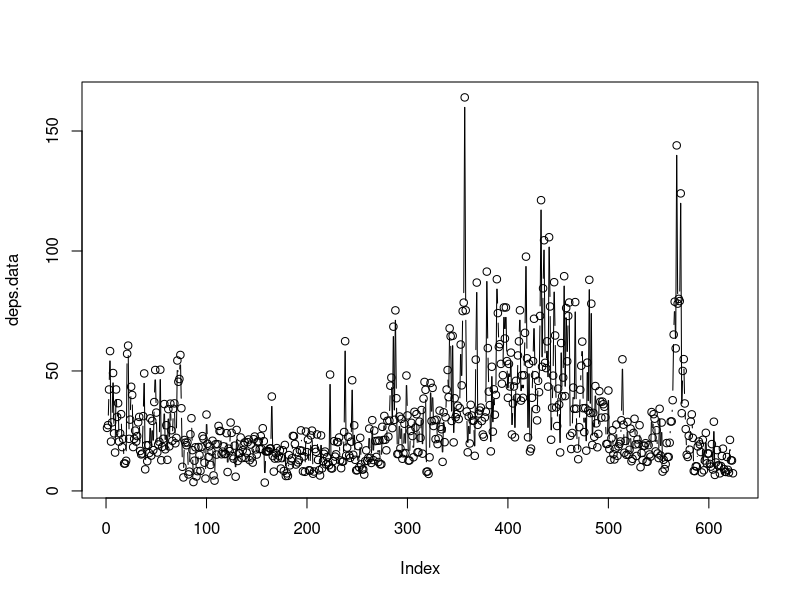
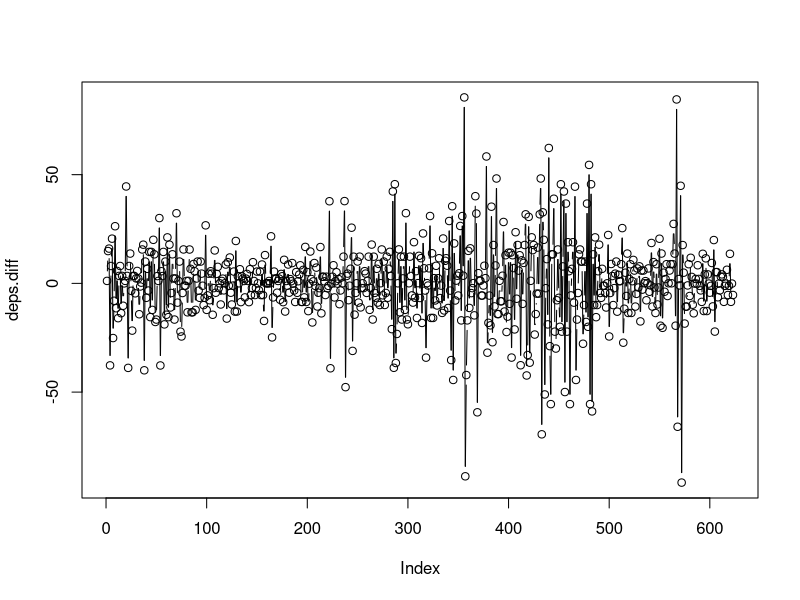
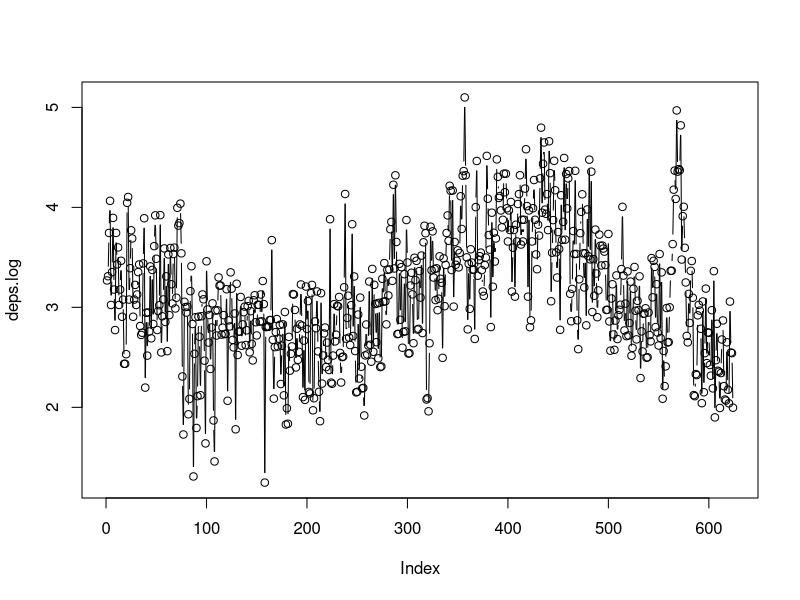
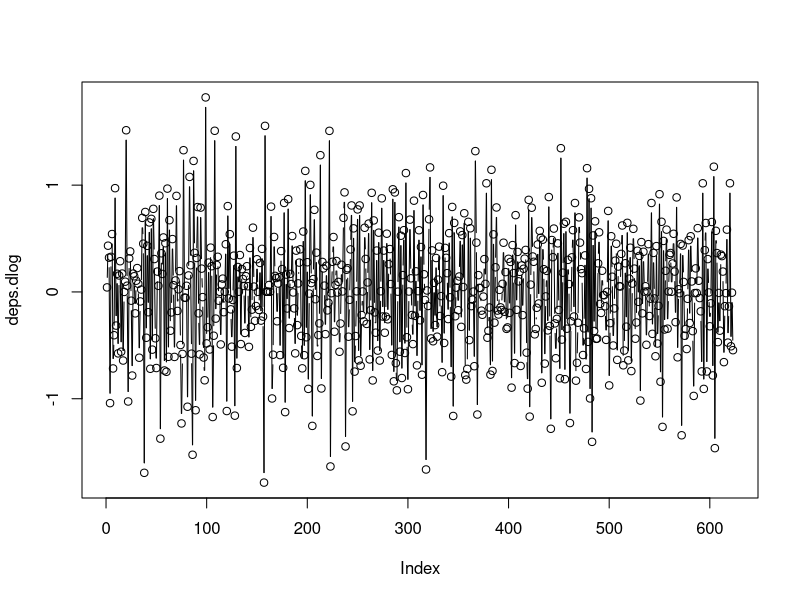
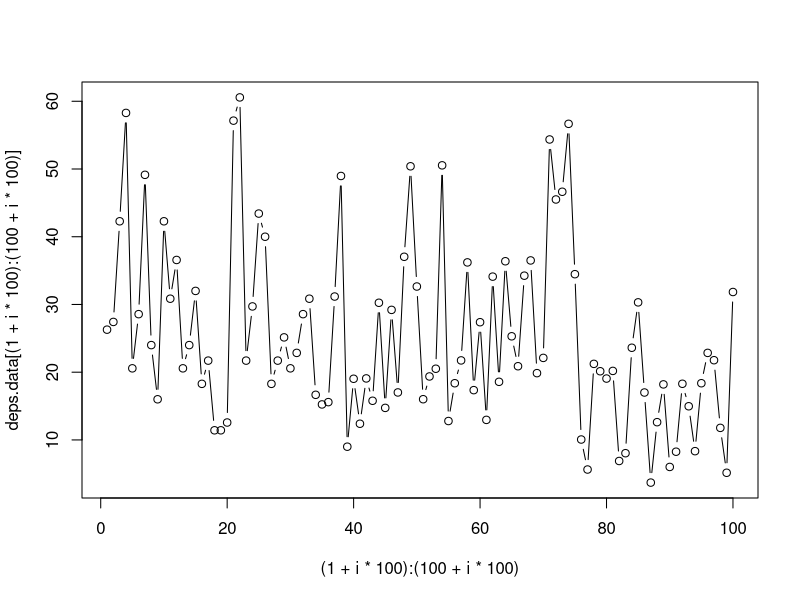
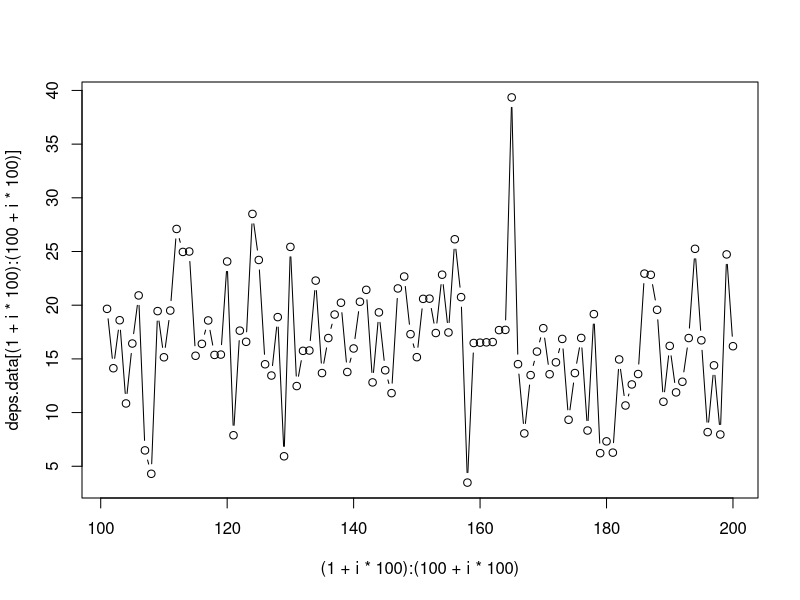
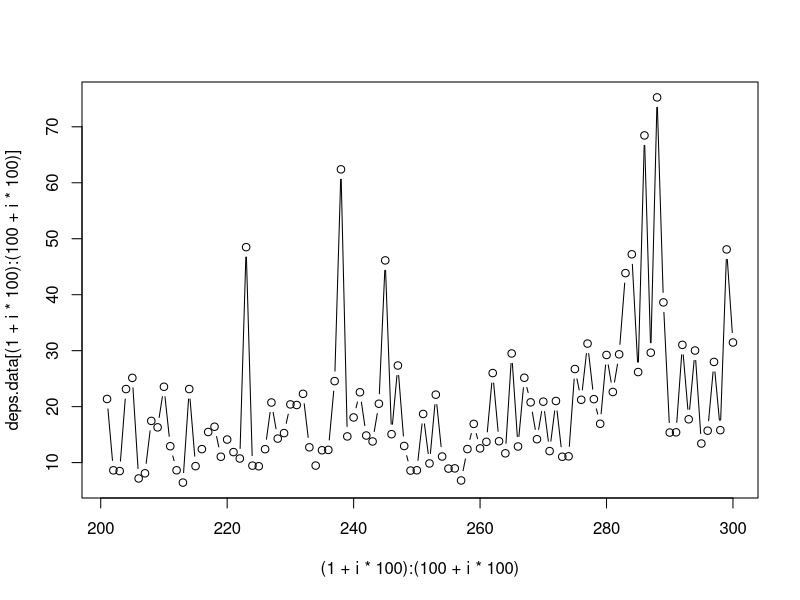
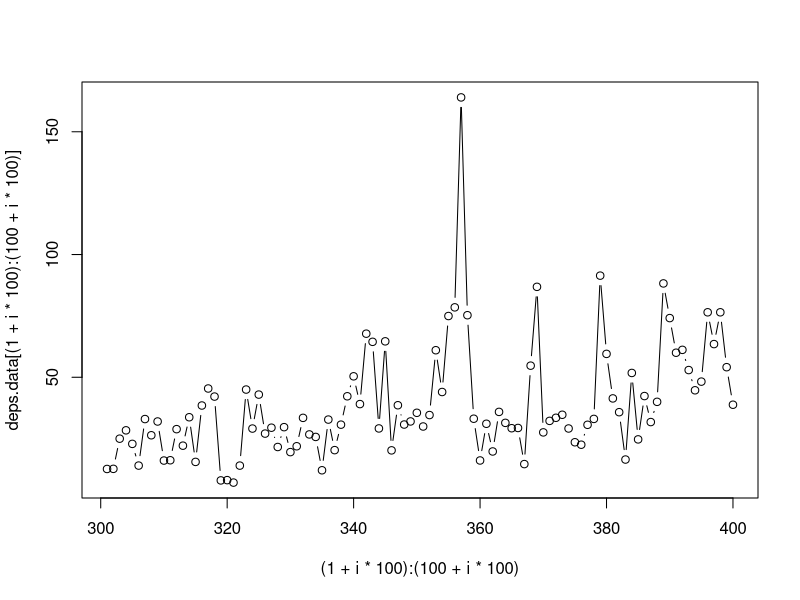

Recreate these plots in R, in order.
##### Supporting Code for Dataset 1 #####
setwd('~/documents/sjsu/265/time-series-project')

deps.data <- scan('deposits.txt')
deps.diff <- diff(deps.data, lag = 1, differences = 1)
deps.log <- log(deps.data)
deps.dlog <- diff(log(deps.data), lag = 1, differences = 1)


### Visuals original data
plot(deps.data, type = "b")
plot(deps.diff, type = "b")
plot(deps.log, type = "b")
plot(deps.dlog, type = "b")

for (i in seq(0,6)) {
plot((1 + i*100):(100 + i*100), deps.data[(1 + i*100):(100 + i*100)], type = "b")
}

### ACF/PACF
par(mfrow=c(2,1))
   acf(deps.data, type = c("correlation"), lag.max = 50)
   acf(deps.data, type = c("partial"))
par(mfrow=c(1,1))

par(mfrow=c(2,1))
   acf(deps.dlog, type = c("correlation"))
   acf(deps.dlog, type = c("partial"))
par(mfrow=c(1,1))
# Looks like MA(1)
# PACF shows decay which is typical of an MA process
# Significant pacf value at around lag 20

par(mfrow=c(2,1))
   acf(deps.log, type = c("correlation"), lag.max = 50)
   acf(deps.log, type = c("partial"))
par(mfrow=c(1,1))
# Possibly not stationary...acf decays very slowly


### Periodogram
spec.pgram(deps.dlog, taper = .1)
spec.pgram(deps.dlog, spans = 5, taper = .1)
# Looks like an MA(1)
spec.pgram(deps.diff, taper = .1)
spec.pgram(deps.diff, spans = 5, taper = .1)
# Original data looks like an AR(1), but is that useful since it is not stationary?
spec.pgram(deps.log, taper = .1)
spec.pgram(deps.log, spans = 5, taper = .1)


### Differencing/Stationarity Check

library(tseries)
adf.test(deps.data)
# Result: reject null hypothesis that the data is not stationary, conclude stationary; no differencing needed
# ...weird...we "know"/suspect the data to be non-stationary
adf.test(deps.dlog)
# Result: reject null hypothesis that the data is not stationary, conclude stationary; no differencing needed
adf.test(deps.log)
# Result: close to not rejecting the null hypothesis...p-value = 0.055

## Plotting residual sum of squares against order to see where curve flattens out
ar.res.ss <- vector(mode = 'numeric')
for(p in 1:10) {
	temp.ar <- arima(deps.dlog, order = c(p-1,0,0), include.mean = FALSE)
	ar.res.ss[p-1] <- sum((temp.ar$residuals)^2)
}
plot(0:(length(ar.res.ss)-1), ar.res.ss)
# Looks like an AR(6)


###################################################################################################################
##### FINAL MODELS...CHOOSE ONE!!! #####

my.arma.final <- arima(deps.log, order = c(1,1,1), include.mean = FALSE, method = "ML")
my.arma.final

# CHECK RESIDUALS
tsdiag(my.arma.final, gof.lag = 25)
qqnorm(my.arma.final$residuals)
# Final 13 predictions

my.preds.final <- predict(my.arma.final, n.ahead = 13, se.fit = TRUE)

preds <- my.preds.final$pred
se <- my.preds.final$se

preds.og <- exp(preds)
lower.bound.og <- exp(preds - 2*se)
upper.bound.og <- exp(preds + 2*se)

# Plot predictions
# plot(600:624, deps.data[600:624], ylim = c(0, 60), xlim=c(600,640), type="b")
# lines(625:637, preds.og, type="b", col="blue")
# lines(625:637, upper.bound.og, type="l", col="blue")
# lines(625:637, lower.bound.og, type="l", col="blue")

deps.final.plot.df <- data.frame(t = c(600:624), y = deps.data[600:624])
deps.final.preds.df <- data.frame(t = c(624:637), lb = c(deps.data[624],lower.bound.og), preds = c(deps.data[624],preds.og), ub = c(deps.data[624],upper.bound.og))

# Add legend!!!!
library(ggplot2)
ggplot(deps.final.preds.df, aes(x = t, y = preds)) +
	geom_ribbon(aes(ymin = lb, ymax = ub), fill = "light blue", alpha = 0.6) +
	geom_line(colour = "blue") + 
	geom_point(colour = "blue") +
	geom_line(data = deps.final.plot.df, aes(x=t,y=y)) +
	geom_point(data = deps.final.plot.df, aes(x=t,y=y)) +
	theme_bw()
